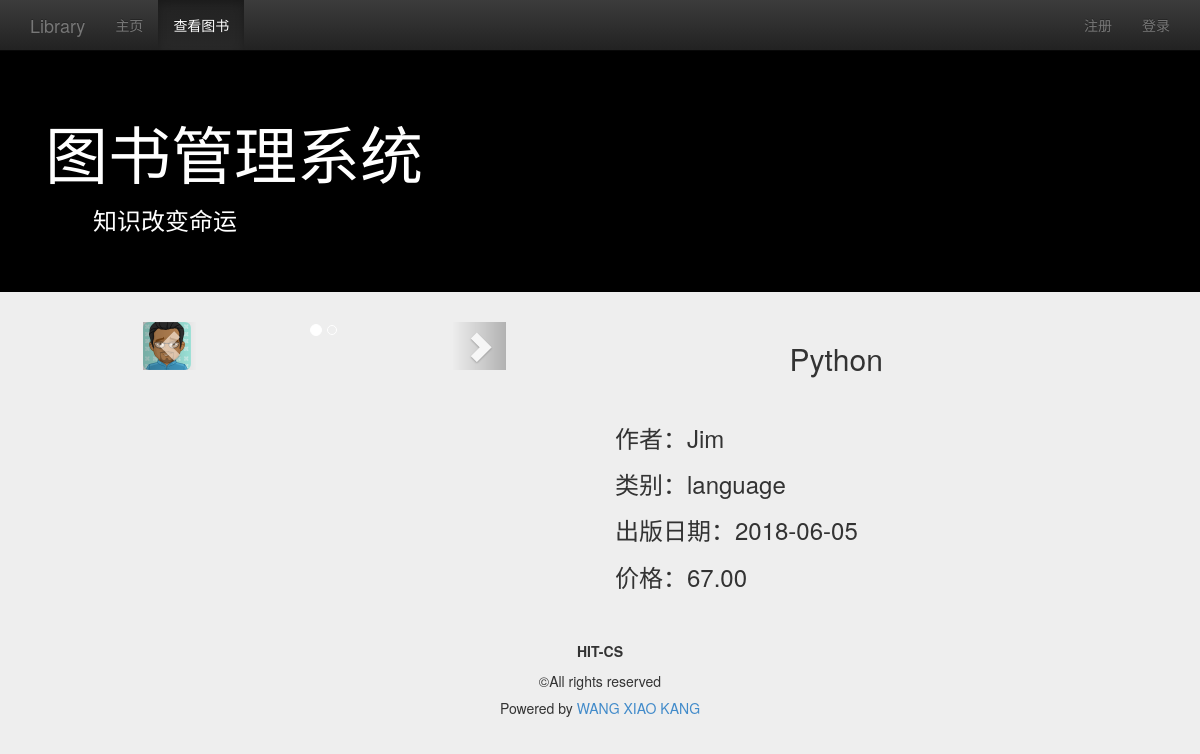
Page /LM/viewbook/detail/?id=1 on the committed database.
### management/models.py (models this page shows, shortened)
class Img(models.Model):
    name = models.CharField(max_length=128)
    description = models.TextField()
    img = models.ImageField(upload_to='image/%Y/%m/%d/')
    book = models.ForeignKey(Book, on_delete=models.CASCADE)
    class META:
        ordering = ['name']

class Book(models.Model):
    name = models.CharField(max_length=128)
    price = models.FloatField()
    author = models.CharField(max_length=128)
    publish_date = models.DateField()
    category = models.CharField(max_length=128)
    class META:
        ordering = ['name']

### management/views.py (the view)
# urls.py: path('viewbook/detail/',views.detail,name='detail'),
def detail(request):
    user = request.user if request.user.is_authenticated else None
    book_id = request.GET.get('id', '')
    if book_id == '':
        return HttpResponseRedirect(reverse('management:book_list'))
    book = Book.objects.get(pk=book_id)
    try:
        book = Book.objects.get(pk=book_id)
    except Book.DoesNotExist:
        return HttpResponseRedirect(reverse('management:book_list'))
    content = {
        'user': user,
        'active_menu': 'view_book',
        'book': book,
    }
    return render(request, 'management/detail.html',content)

### management/templates/management/detail.html (shortened to what this page needs)
{% extends "management/base.html" %}
{% load static %}
{% block content %}
    <div class="container">
        <div class="row">
            <div class="col-md-10 col-md-offset-1">
                <div class="col-md-5">
                    {% if book.img_set.all %}
                        <div id="carousel-generic" class="carousel slide" data-ride="carousel">
                            <ol class="carousel-indicators">
                                {% for img in book.img_set.all %}
                                    <li data-target="#carousel-generic" data-slide-to="{{ forloop.counter0 }}"
                                        {% if forloop.first %}class="active"{% endif %}></li>
                                {% endfor %}
                            </ol>
                            <div class="carousel-inner" role="listbox">
                                {% for img in book.img_set.all %}
                                    <div {% if forloop.first %}class="item active"{% else %}class="item"{% endif %}>
                                        <img class="img-rounded" src="{{MEDIA_URL}}{{img.img}}">
                                    </div>
                                {% endfor %}
                            </div>
                            <a class="left carousel-control" href="#carousel-generic" role="button" data-slide="prev">
                                <span class="glyphicon glyphicon-chevron-left"></span>
                            </a>
                            <a class="right carousel-control" href="#carousel-generic" role="button" data-slide="next">
                                <span class="glyphicon glyphicon-chevron-right"></span>
                            </a>
                        </div>
                    {% else %}
                        <p class="text-center">暂无图片</p>
                    {% endif %}
                </div>
                <div class="col-md-6 col-md-offset-1">
                    <h2 class="text-center">{{ book.name }}</h2>
                    <br>
                    <h3>作者：{{ book.author }}</h3>
                    <h3>类别：{{ book.category }}</h3>
                    <h3>出版日期：{{ book.publish_date|date:"Y-m-d" }}</h3>
                    <h3>价格：{{ book.price|floatformat:2 }}</h3>
                </div>
            </div>
        </div>
    </div>
{% endblock %}

### management/static/css/base.css (style rules this page uses)
body { padding-top: 50px; background-color: #eeeeee; }

### rows in the picture
Img: img (placeholder picture)
Book: name "Python", author "Jim", category "language", publish_date "2018-06-05", price "67.00"
